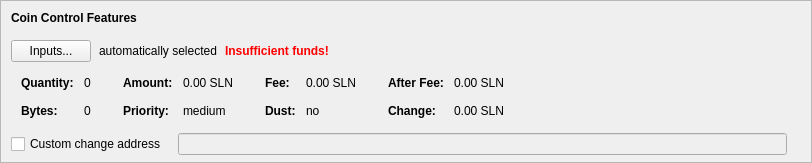
    <widget class="QFrame" name="frameCoinControl">
     <property name="sizePolicy">
      <sizepolicy hsizetype="Expanding" vsizetype="Expanding">
       <horstretch>0</horstretch>
       <verstretch>0</verstretch>
      </sizepolicy>
     </property>
     <property name="maximumSize">
      <size>
       <width>16777215</width>
       <height>16777215</height>
      </size>
     </property>
     <property name="frameShape">
      <enum>QFrame::StyledPanel</enum>
     </property>
     <property name="frameShadow">
      <enum>QFrame::Sunken</enum>
     </property>
     <layout class="QVBoxLayout" name="verticalLayoutCoinControl2">
      <property name="spacing">
       <number>0</number>
      </property>
      <property name="leftMargin">
       <number>0</number>
      </property>
      <property name="topMargin">
       <number>0</number>
      </property>
      <property name="rightMargin">
       <number>0</number>
      </property>
      <property name="bottomMargin">
       <number>6</number>
      </property>
      <item>
       <layout class="QVBoxLayout" name="verticalLayoutCoinControl" stretch="0,0,0,0,1">
        <property name="spacing">
         <number>0</number>
        </property>
        <property name="leftMargin">
         <number>10</number>
        </property>
        <property name="topMargin">
         <number>10</number>
        </property>
        <item>
         <layout class="QHBoxLayout" name="horizontalLayoutCoinControl1">
          <property name="bottomMargin">
           <number>15</number>
          </property>
          <item>
           <widget class="QLabel" name="labelCoinControlFeatures">
            <property name="sizePolicy">
             <sizepolicy hsizetype="Preferred" vsizetype="Maximum">
              <horstretch>0</horstretch>
              <verstretch>0</verstretch>
             </sizepolicy>
            </property>
            <property name="font">
             <font>
              <weight>75</weight>
              <bold>true</bold>
             </font>
            </property>
            <property name="styleSheet">
             <string notr="true">font-weight:bold;</string>
            </property>
            <property name="text">
             <string>Coin Control Features</string>
            </property>
           </widget>
          </item>
         </layout>
        </item>
        <item>
         <layout class="QHBoxLayout" name="horizontalLayoutCoinControl2" stretch="0,0,0,0">
          <property name="spacing">
           <number>8</number>
          </property>
          <property name="bottomMargin">
           <number>10</number>
          </property>
          <item>
           <widget class="QPushButton" name="pushButtonCoinControl">
            <property name="styleSheet">
             <string notr="true"/>
            </property>
            <property name="text">
             <string>Inputs...</string>
            </property>
            <property name="autoDefault">
             <bool>false</bool>
            </property>
           </widget>
          </item>
          <item>
           <widget class="QLabel" name="labelCoinControlAutomaticallySelected">
            <property name="text">
             <string>automatically selected</string>
            </property>
            <property name="margin">
             <number>5</number>
            </property>
           </widget>
          </item>
          <item>
           <widget class="QLabel" name="labelCoinControlInsuffFunds">
            <property name="font">
             <font>
              <weight>75</weight>
              <bold>true</bold>
             </font>
            </property>
            <property name="styleSheet">
             <string notr="true">color:red;font-weight:bold;</string>
            </property>
            <property name="text">
             <string>Insufficient funds!</string>
            </property>
            <property name="margin">
             <number>5</number>
            </property>
           </widget>
          </item>
          <item>
           <spacer name="horizontalSpacerCoinControl">
            <property name="orientation">
             <enum>Qt::Horizontal</enum>
            </property>
            <property name="sizeHint" stdset="0">
             <size>
              <width>40</width>
              <height>1</height>
             </size>
            </property>
           </spacer>
          </item>
         </layout>
        </item>
        <item>
         <widget class="QWidget" name="widgetCoinControl" native="true">
          <property name="sizePolicy">
           <sizepolicy hsizetype="Preferred" vsizetype="Preferred">
            <horstretch>0</horstretch>
            <verstretch>0</verstretch>
           </sizepolicy>
          </property>
          <property name="minimumSize">
           <size>
            <width>0</width>
            <height>0</height>
           </size>
          </property>
          <property name="styleSheet">
           <string notr="true"/>
          </property>
          <layout class="QHBoxLayout" name="horizontalLayoutCoinControl5">
           <property name="leftMargin">
            <number>0</number>
           </property>
           <property name="topMargin">
            <number>0</number>
           </property>
           <property name="rightMargin">
            <number>0</number>
           </property>
           <property name="bottomMargin">
            <number>0</number>
           </property>
           <item>
            <layout class="QHBoxLayout" name="horizontalLayoutCoinControl3" stretch="0,0,0,1">
             <property name="spacing">
              <number>20</number>
             </property>
             <property name="topMargin">
              <number>0</number>
             </property>
             <property name="bottomMargin">
              <number>10</number>
             </property>
             <item>
              <layout class="QFormLayout" name="formLayoutCoinControl1">
               <property name="horizontalSpacing">
                <number>10</number>
               </property>
               <property name="verticalSpacing">
                <number>14</number>
               </property>
               <property name="leftMargin">
                <number>10</number>
               </property>
               <property name="topMargin">
                <number>4</number>
               </property>
               <property name="rightMargin">
                <number>6</number>
               </property>
               <item row="0" column="0">
                <widget class="QLabel" name="labelCoinControlQuantityText">
                 <property name="font">
                  <font>
                   <weight>75</weight>
                   <bold>true</bold>
                  </font>
                 </property>
                 <property name="text">
                  <string>Quantity:</string>
                 </property>
                 <property name="margin">
                  <number>0</number>
                 </property>
                </widget>
               </item>
               <item row="0" column="1">
                <widget class="QLabel" name="labelCoinControlQuantity">
                 <property name="cursor">
                  <cursorShape>IBeamCursor</cursorShape>
                 </property>
                 <property name="contextMenuPolicy">
                  <enum>Qt::ActionsContextMenu</enum>
                 </property>
                 <property name="text">
                  <string notr="true">0</string>
                 </property>
                 <property name="margin">
                  <number>0</number>
                 </property>
                 <property name="textInteractionFlags">
                  <set>Qt::LinksAccessibleByMouse|Qt::TextSelectableByKeyboard|Qt::TextSelectableByMouse</set>
                 </property>
                </widget>
               </item>
               <item row="1" column="0">
                <widget class="QLabel" name="labelCoinControlBytesText">
                 <property name="font">
                  <font>
                   <weight>75</weight>
                   <bold>true</bold>
                  </font>
                 </property>
                 <property name="text">
                  <string>Bytes:</string>
                 </property>
                </widget>
               </item>
               <item row="1" column="1">
                <widget class="QLabel" name="labelCoinControlBytes">
                 <property name="cursor">
                  <cursorShape>IBeamCursor</cursorShape>
                 </property>
                 <property name="contextMenuPolicy">
                  <enum>Qt::ActionsContextMenu</enum>
                 </property>
                 <property name="text">
                  <string notr="true">0</string>
                 </property>
                 <property name="textInteractionFlags">
                  <set>Qt::LinksAccessibleByMouse|Qt::TextSelectableByKeyboard|Qt::TextSelectableByMouse</set>
                 </property>
                </widget>
               </item>
              </layout>
             </item>
             <item>
              <layout class="QFormLayout" name="formLayoutCoinControl2">
               <property name="horizontalSpacing">
                <number>10</number>
               </property>
               <property name="verticalSpacing">
                <number>14</number>
               </property>
               <property name="leftMargin">
                <number>6</number>
               </property>
               <property name="topMargin">
                <number>4</number>
               </property>
               <property name="rightMargin">
                <number>6</number>
               </property>
               <item row="0" column="0">
                <widget class="QLabel" name="labelCoinControlAmountText">
                 <property name="font">
                  <font>
                   <weight>75</weight>
                   <bold>true</bold>
                  </font>
                 </property>
                 <property name="text">
                  <string>Amount:</string>
                 </property>
                 <property name="margin">
                  <number>0</number>
                 </property>
                </widget>
               </item>
               <item row="0" column="1">
                <widget class="QLabel" name="labelCoinControlAmount">
                 <property name="cursor">
                  <cursorShape>IBeamCursor</cursorShape>
                 </property>
                 <property name="contextMenuPolicy">
                  <enum>Qt::ActionsContextMenu</enum>
                 </property>
                 <property name="text">
                  <string notr="true">0.00 SLN</string>
                 </property>
                 <property name="textInteractionFlags">
                  <set>Qt::LinksAccessibleByMouse|Qt::TextSelectableByKeyboard|Qt::TextSelectableByMouse</set>
                 </property>
                </widget>
               </item>
               <item row="1" column="0">
                <widget class="QLabel" name="labelCoinControlPriorityText">
                 <property name="font">
                  <font>
                   <weight>75</weight>
                   <bold>true</bold>
                  </font>
                 </property>
                 <property name="text">
                  <string>Priority:</string>
                 </property>
                </widget>
               </item>
               <item row="1" column="1">
                <widget class="QLabel" name="labelCoinControlPriority">
                 <property name="cursor">
                  <cursorShape>IBeamCursor</cursorShape>
                 </property>
                 <property name="contextMenuPolicy">
                  <enum>Qt::ActionsContextMenu</enum>
                 </property>
                 <property name="text">
                  <string>medium</string>
                 </property>
                 <property name="textInteractionFlags">
                  <set>Qt::LinksAccessibleByMouse|Qt::TextSelectableByKeyboard|Qt::TextSelectableByMouse</set>
                 </property>
                </widget>
               </item>
              </layout>
             </item>
             <item>
              <layout class="QFormLayout" name="formLayoutCoinControl3">
               <property name="horizontalSpacing">
                <number>10</number>
               </property>
               <property name="verticalSpacing">
                <number>14</number>
               </property>
               <property name="leftMargin">
                <number>6</number>
               </property>
               <property name="topMargin">
                <number>4</number>
               </property>
               <property name="rightMargin">
                <number>6</number>
               </property>
               <item row="0" column="0">
                <widget class="QLabel" name="labelCoinControlFeeText">
                 <property name="font">
                  <font>
                   <weight>75</weight>
                   <bold>true</bold>
                  </font>
                 </property>
                 <property name="text">
                  <string>Fee:</string>
                 </property>
                 <property name="margin">
                  <number>0</number>
                 </property>
                </widget>
               </item>
               <item row="0" column="1">
                <widget class="QLabel" name="labelCoinControlFee">
                 <property name="cursor">
                  <cursorShape>IBeamCursor</cursorShape>
                 </property>
                 <property name="contextMenuPolicy">
                  <enum>Qt::ActionsContextMenu</enum>
                 </property>
                 <property name="text">
                  <string notr="true">0.00 SLN</string>
                 </property>
                 <property name="textInteractionFlags">
                  <set>Qt::LinksAccessibleByMouse|Qt::TextSelectableByKeyboard|Qt::TextSelectableByMouse</set>
                 </property>
                </widget>
               </item>
               <item row="1" column="0">
                <widget class="QLabel" name="labelCoinControlLowOutputText">
                 <property name="font">
                  <font>
                   <weight>75</weight>
                   <bold>true</bold>
                  </font>
                 </property>
                 <property name="text">
                  <string>Dust:</string>
                 </property>
                </widget>
               </item>
               <item row="1" column="1">
                <widget class="QLabel" name="labelCoinControlLowOutput">
                 <property name="cursor">
                  <cursorShape>IBeamCursor</cursorShape>
                 </property>
                 <property name="contextMenuPolicy">
                  <enum>Qt::ActionsContextMenu</enum>
                 </property>
                 <property name="text">
                  <string>no</string>
                 </property>
                 <property name="textInteractionFlags">
                  <set>Qt::LinksAccessibleByMouse|Qt::TextSelectableByKeyboard|Qt::TextSelectableByMouse</set>
                 </property>
                </widget>
               </item>
              </layout>
             </item>
             <item>
              <layout class="QFormLayout" name="formLayoutCoinControl4">
               <property name="horizontalSpacing">
                <number>10</number>
               </property>
               <property name="verticalSpacing">
                <number>14</number>
               </property>
               <property name="leftMargin">
                <number>6</number>
               </property>
               <property name="topMargin">
                <number>4</number>
               </property>
               <property name="rightMargin">
                <number>6</number>
               </property>
               <item row="0" column="0">
                <widget class="QLabel" name="labelCoinControlAfterFeeText">
                 <property name="font">
                  <font>
                   <weight>75</weight>
                   <bold>true</bold>
                  </font>
                 </property>
                 <property name="text">
                  <string>After Fee:</string>
                 </property>
                 <property name="margin">
                  <number>0</number>
                 </property>
                </widget>
               </item>
               <item row="0" column="1">
                <widget class="QLabel" name="labelCoinControlAfterFee">
                 <property name="cursor">
                  <cursorShape>IBeamCursor</cursorShape>
                 </property>
                 <property name="contextMenuPolicy">
                  <enum>Qt::ActionsContextMenu</enum>
                 </property>
                 <property name="text">
                  <string notr="true">0.00 SLN</string>
                 </property>
                 <property name="textInteractionFlags">
                  <set>Qt::LinksAccessibleByMouse|Qt::TextSelectableByKeyboard|Qt::TextSelectableByMouse</set>
                 </property>
                </widget>
               </item>
               <item row="1" column="0">
                <widget class="QLabel" name="labelCoinControlChangeText">
                 <property name="font">
                  <font>
                   <weight>75</weight>
                   <bold>true</bold>
                  </font>
                 </property>
                 <property name="text">
                  <string>Change:</string>
                 </property>
                </widget>
               </item>
               <item row="1" column="1">
                <widget class="QLabel" name="labelCoinControlChange">
                 <property name="cursor">
                  <cursorShape>IBeamCursor</cursorShape>
                 </property>
                 <property name="contextMenuPolicy">
                  <enum>Qt::ActionsContextMenu</enum>
                 </property>
                 <property name="text">
                  <string notr="true">0.00 SLN</string>
                 </property>
                 <property name="textInteractionFlags">
                  <set>Qt::LinksAccessibleByMouse|Qt::TextSelectableByKeyboard|Qt::TextSelectableByMouse</set>
                 </property>
                </widget>
               </item>
              </layout>
             </item>
            </layout>
           </item>
          </layout>
         </widget>
        </item>
        <item>
         <layout class="QHBoxLayout" name="horizontalLayoutCoinControl4" stretch="0,0,0">
          <property name="spacing">
           <number>12</number>
          </property>
          <property name="sizeConstraint">
           <enum>QLayout::SetDefaultConstraint</enum>
          </property>
          <property name="topMargin">
           <number>5</number>
          </property>
          <property name="rightMargin">
           <number>5</number>
          </property>
          <item>
           <widget class="QCheckBox" name="checkBoxCoinControlChange">
            <property name="toolTip">
             <string>If this is activated, but the change address is empty or invalid, change will be sent to a newly generated address.</string>
            </property>
            <property name="text">
             <string>Custom change address</string>
            </property>
           </widget>
          </item>
          <item>
           <widget class="QValidatedLineEdit" name="lineEditCoinControlChange">
            <property name="enabled">
             <bool>false</bool>
            </property>
            <property name="sizePolicy">
             <sizepolicy hsizetype="Expanding" vsizetype="Fixed">
              <horstretch>0</horstretch>
              <verstretch>0</verstretch>
             </sizepolicy>
            </property>
           </widget>
          </item>
          <item>
           <widget class="QLabel" name="labelCoinControlChangeLabel">
            <property name="sizePolicy">
             <sizepolicy hsizetype="Preferred" vsizetype="Expanding">
              <horstretch>0</horstretch>
              <verstretch>0</verstretch>
             </sizepolicy>
            </property>
            <property name="minimumSize">
             <size>
              <width>0</width>
              <height>0</height>
             </size>
            </property>
            <property name="text">
             <string/>
            </property>
            <property name="margin">
             <number>3</number>
            </property>
           </widget>
          </item>
         </layout>
        </item>
        <item>
         <spacer name="verticalSpacerCoinControl">
          <property name="orientation">
           <enum>Qt::Vertical</enum>
          </property>
          <property name="sizeHint" stdset="0">
           <size>
            <width>800</width>
            <height>1</height>
           </size>
          </property>
         </spacer>
        </item>
       </layout>
      </item>
     </layout>
    </widget>
